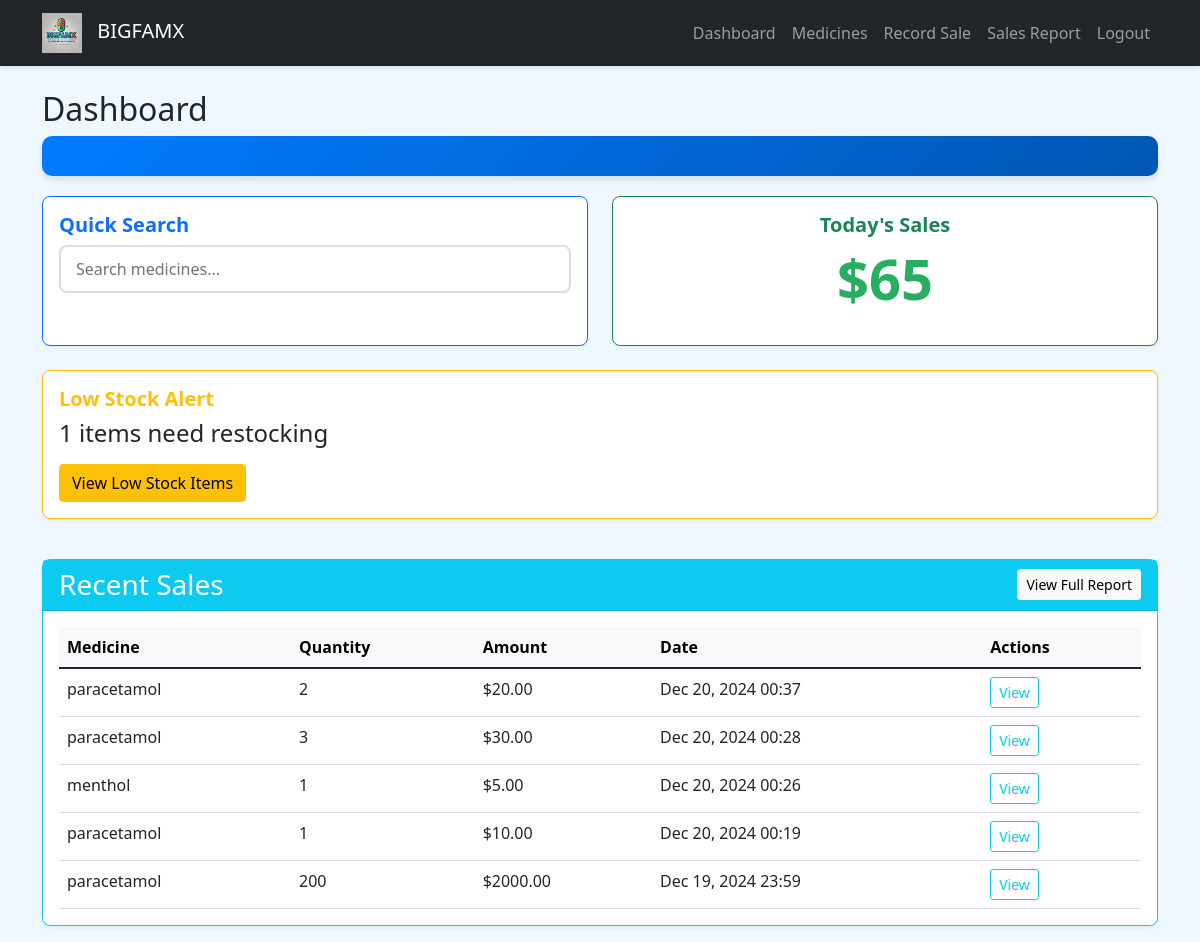
Screenshot of / (signed in) with the database file from the repository.
### pharmacy_app/models.py (models this page shows, shortened)
class Sale(models.Model):
    medicine = models.ForeignKey(Medicine, on_delete=models.CASCADE)
    quantity = models.IntegerField()
    total_amount = models.DecimalField(max_digits=10, decimal_places=2)
    shop = models.ForeignKey(Shop, on_delete=models.CASCADE)
    attendant = models.ForeignKey(User, on_delete=models.CASCADE)
    sale_date = models.DateTimeField(auto_now_add=True)

class Medicine(models.Model):
    name = models.CharField(max_length=100)
    description = models.TextField()
    price = models.DecimalField(max_digits=10, decimal_places=2)
    stock = models.IntegerField()
    image = models.ImageField(upload_to='medicine_images/', null=True, blank=True)
    shop = models.ForeignKey(Shop, on_delete=models.CASCADE)
    created_at = models.DateTimeField(auto_now_add=True)
    updated_at = models.DateTimeField(auto_now=True)
    class Meta:
        indexes = [
            models.Index(fields=['shop', 'name']),
            models.Index(fields=['stock']),
        ]

### pharmacy_app/views.py (the view)
# urls.py: path('', views.dashboard, name='dashboard'),
@login_required
def dashboard(request):
    if request.user.is_superuser:
        shops = Shop.objects.all()
        total_sales = Sale.objects.aggregate(Sum('total_amount'))['total_amount__sum'] or 0
        total_medicines = Medicine.objects.count()
        recent_sales = Sale.objects.order_by('-sale_date')[:5]
        context = {
            'shops': shops,
            'total_sales': total_sales,
            'total_medicines': total_medicines,
            'recent_sales': recent_sales,
            'is_admin': True
        }
    else:
        try:
            attendant = ShopAttendant.objects.get(user=request.user)
            shop = attendant.shop
            today = datetime.now()
            check_low_inventory(shop)
            recent_sales = Sale.objects.filter(
                shop=shop
            ).order_by('-sale_date')[:5]
            context = {
                'attendant': attendant,
                'is_admin': False,
                'recent_sales': recent_sales,
                'total_medicines': Medicine.objects.filter(shop=shop).count(),
                'total_sales': Sale.objects.filter(shop=shop).aggregate(Sum('total_amount'))['total_amount__sum'] or 0,
            }
            today_sales = Sale.objects.filter(
                shop=shop,
                sale_date__date=today.date()
            ).aggregate(Sum('total_amount'))['total_amount__sum'] or 0
            low_stock = Medicine.objects.filter(shop=shop, stock__lt=10)
            recent_sales = Sale.objects.filter(shop=shop).order_by('-sale_date')[:5]
            context = {
                'shop': shop,
                'today_sales': today_sales,
                'low_stock': low_stock,
                'recent_sales': recent_sales,
                'is_admin': False
            }
        except ShopAttendant.DoesNotExist:
            return redirect('login')
    return render(request, 'pharmacy_app/dashboard.html', context)

### pharmacy_app/utils.py (called while the page is built)
def check_low_inventory(shop):
    low_stock_threshold = getattr(settings, 'LOW_STOCK_THRESHOLD', 10)
    low_stock_items = Medicine.objects.filter(
        shop=shop,
        stock__lte=low_stock_threshold
    )
    if low_stock_items.exists():
        message = "Low stock alert for the following items:\n\n"
        for item in low_stock_items:
            message += f"- {item.name}: {item.stock} units remaining\n"
        send_mail(
            subject=f"Low Stock Alert - {shop.name}",
            message=message,
            from_email=settings.DEFAULT_FROM_EMAIL,
            recipient_list=[shop.owner.email],
            fail_silently=False,
        )
        return True
    return False

### pharmacy_app/templates/pharmacy_app/dashboard.html (shortened to what this page needs)
{% extends 'pharmacy_app/base.html' %}
{% load static %}
{% block content %}
<h2>Dashboard</h2>
{% if is_admin %}
{% else %}
    <div class="dashboard-header">
    </div>
    <div class="row mb-4">
        <div class="col-md-6">
            <div class="card h-100 border-primary">
                <div class="card-body">
                    <h5 class="card-title text-primary">Quick Search</h5>
                    <div class="search-container">
                        <input type="text" id="medicine-search" class="form-control" placeholder="Search medicines...">
                    </div>
                </div>
            </div>
        </div>
        <div class="col-md-6">
            <div class="card h-100 border-success">
                <div class="card-body text-center">
                    <h5 class="card-title text-success">Today's Sales</h5>
                    <p class="display-4 mb-0">${{ today_sales }}</p>
                </div>
            </div>
        </div>
    </div>
{% endif %}
    <div class="row mb-4">
        <div class="col-md-12">
            <div class="card border-warning">
                <div class="card-body">
                    <h5 class="card-title text-warning">Low Stock Alert</h5>
                    <p class="card-text h4">{{ low_stock.count }} items need restocking</p>
                    {% if low_stock %}
                    <div class="mt-3">
                        <a href="{% url 'medicines_list' %}?filter=low_stock" class="btn btn-warning">View Low Stock Items</a>
                    </div>
                    {% endif %}
                </div>
            </div>
        </div>
    </div>
    <div class="card border-info">
        <div class="card-header bg-info text-white d-flex justify-content-between align-items-center">
            <h3 class="mb-0">Recent Sales</h3>
            <a href="{% url 'sales_report' %}" class="btn btn-light btn-sm">View Full Report</a>
        </div>
        <div class="card-body">
            <div class="table-responsive">
                <table class="table table-hover">
                    <thead class="table-light">
                        <tr>
                            <th>Medicine</th>
                            <th>Quantity</th>
                            <th>Amount</th>
                            <th>Date</th>
                            <th>Actions</th>
                        </tr>
                    </thead>
                    <tbody>
                        {% for sale in recent_sales %}
                        <tr>
                            <td>{{ sale.medicine.name }}</td>
                            <td>{{ sale.quantity }}</td>
                            <td>${{ sale.total_amount }}</td>
                            <td>{{ sale.sale_date|date:"M d, Y H:i" }}</td>
                            <td>
                                <a href="{% url 'view_sale' sale.id %}" class="btn btn-sm btn-outline-info">View</a>
                            </td>
                        </tr>
                        {% empty %}
                        <tr>
                            <td colspan="5" class="text-center text-muted">No recent sales</td>
                        </tr>
                        {% endfor %}
                    </tbody>
                </table>
            </div>
        </div>
    </div>
{% endblock %}

### pharmacy_app/templates/pharmacy_app/base.html (shortened to what this page needs)
{% load static %}
<!DOCTYPE html>
<html lang="en">
<head>
    <link href="https://cdn.jsdelivr.net/npm/bootstrap@5.1.3/dist/css/bootstrap.min.css" rel="stylesheet">
    <link href="{% static 'pharmacy_app/css/custom.css' %}" rel="stylesheet">
    <link href="{% static 'pharmacy_app/css/dashboard.css' %}" rel="stylesheet">
</head>
<body>
    <nav class="navbar navbar-expand-lg navbar-dark bg-dark">
        <div class="container">
            <a class="navbar-brand" href="{% url 'dashboard' %}">
                <img src="{% static 'pharmacy_app/img/logo.png' %}" alt="Pharmacy Logo">
                BIGFAMX
            </a>
            {% if user.is_authenticated %}
            <div class="collapse navbar-collapse" id="navbarNav">
                <ul class="navbar-nav ms-auto">
                    <li class="nav-item">
                        <a class="nav-link" href="{% url 'dashboard' %}">Dashboard</a>
                    </li>
                    <li class="nav-item">
                        <a class="nav-link" href="{% url 'medicines_list' %}">Medicines</a>
                    </li>
                    <li class="nav-item">
                        <a class="nav-link" href="{% url 'record_sale' %}">Record Sale</a>
                    </li>
                    <li class="nav-item">
                        <a class="nav-link" href="{% url 'sales_report' %}">Sales Report</a>
                    </li>
                    <li class="nav-item">
                        <a class="nav-link" href="{% url 'logout' %}">Logout</a>
                    </li>
                </ul>
            </div>
            {% endif %}
        </div>
    </nav>
    <div class="container mt-4">
        {% block content %}
        {% endblock %}
    </div>
</body>
</html>

### pharmacy_app/static/pharmacy_app/css/custom.css (style rules this page uses)
body { background-color: #f0f8ff; }
.navbar { margin-bottom: 20px; }
.dashboard-header { margin-bottom: 20px; }
.navbar { box-shadow: 0 2px 4px rgba(0,0,0,0.1); }
.navbar-brand img { max-height: 40px; }
.card { border-radius: 8px; box-shadow: 0 2px 4px rgba(0,0,0,0.1); transition: transform 0.3s ease; }
.card-title { color: #2c3e50; font-weight: 600; }
.display-4 { color: #27ae60; font-weight: bold; }
.search-container { position: relative; margin-bottom: 20px; }
.search-container input { border: 2px solid #ddd; border-radius: 8px; padding: 10px 15px; transition: all 0.3s ease; }
.dashboard-header { background: linear-gradient(135deg, #4CAF50 0%, #45a049 100%); color: white; padding: 20px; border-radius: 8px; margin-bottom: 20px; }
.navbar-brand img { height: 40px; margin-right: 10px; }
.dashboard-header { background-color: #f8f9fa; padding: 20px; border-radius: 5px; margin-bottom: 20px; }

### pharmacy_app/static/pharmacy_app/css/dashboard.css (style rules this page uses)
.dashboard-header { background: linear-gradient(135deg, #007bff, #0056b3); border-radius: 10px; box-shadow: 0 4px 6px rgba(0, 0, 0, 0.1); }
.card { transition: transform 0.2s ease-in-out; margin-bottom: 1rem; box-shadow: 0 2px 4px rgba(0, 0, 0, 0.05); }
.search-container { position: relative; }
.table { margin-bottom: 0; }

### pharmacy_app/templates/pharmacy_app/dashboard.html (style rules this page uses)
.search-container { position: relative; max-width: 600px; }

### rows the page displays
Sale: medicine.name "paracetamol", quantity "2", total_amount "20.00", sale_date "Dec 20, 2024 00:37"
Sale: medicine.name "paracetamol", quantity "3", total_amount "30.00", sale_date "Dec 20, 2024 00:28"
Sale: medicine.name "menthol", quantity "1", total_amount "5.00", sale_date "Dec 20, 2024 00:26"
Sale: medicine.name "paracetamol", quantity "1", total_amount "10.00", sale_date "Dec 20, 2024 00:19"
Sale: medicine.name "paracetamol", quantity "200", total_amount "2000.00", sale_date "Dec 19, 2024 23:59"

### other values shown
{{ today_sales }} "65"
{{ low_stock.count }} "1"
